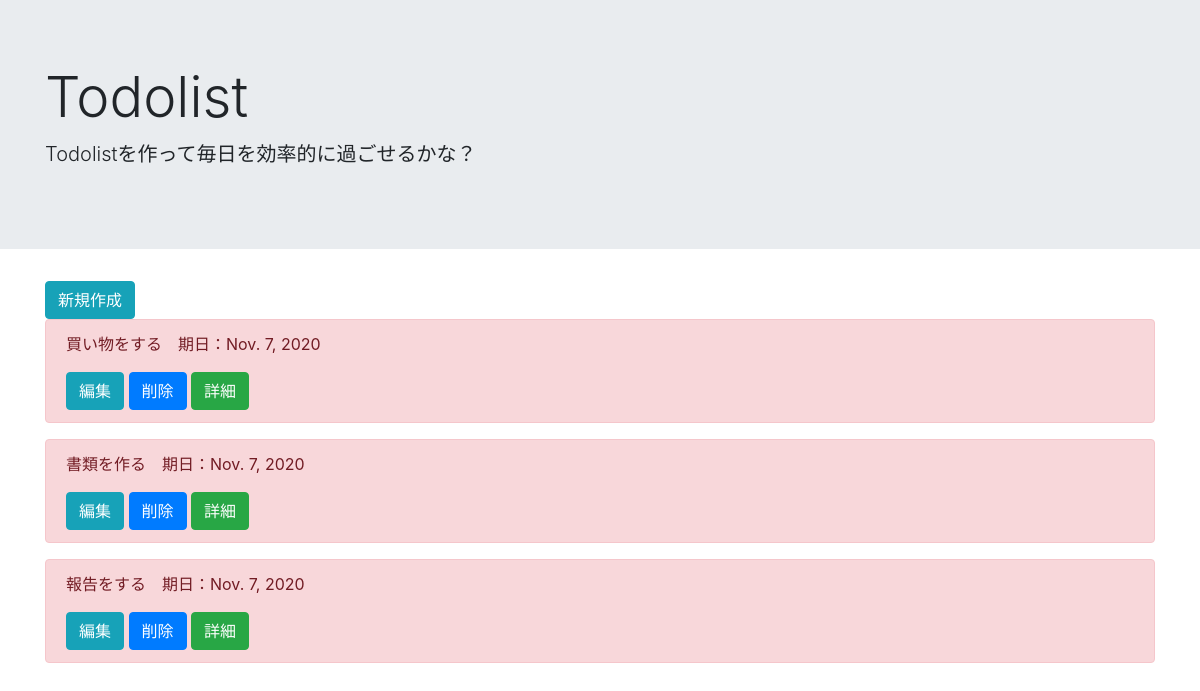
The page /list/ on the database as committed earlier.
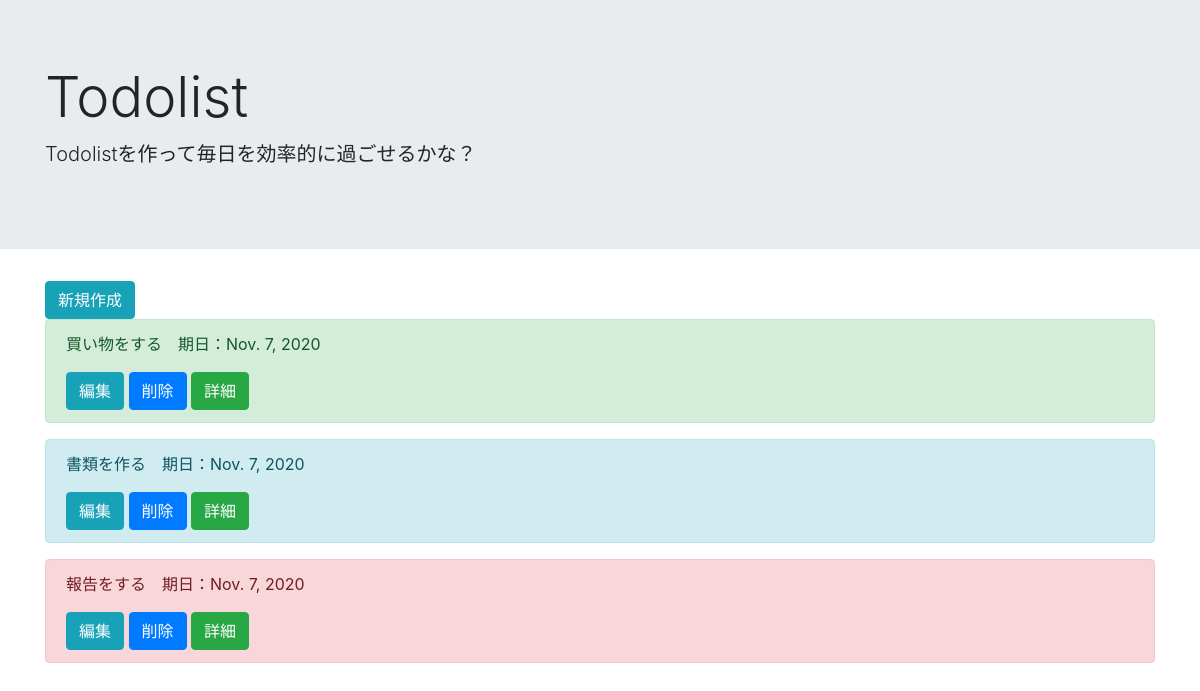
The same page on the database as committed later.
### todo/models.py (models this page shows, shortened)
class TodoModel(models.Model):
    title = models.CharField(max_length = 100)
    memo = models.TextField()
    priority = models.CharField(
        max_length = 50,
        choices = PRIORITY
    )
    duedate = models.DateField()

### todo/views.py (the view)
# urls.py: path('list/', TodoList.as_view(), name = 'list'),
class TodoList(ListView):
    template_name = 'list.html'
    model = TodoModel

### templates/list.html
{% extends 'base.html' %}
{% block header %}
    <div class="jumbotron jumbotron-fluid">
        <div class="container">
            <h1 class="display-4">Todolist</h1>
            <p class="lead">Todolistを作って毎日を効率的に過ごせるかな？</p>
        </div>
    </div>
{% endblock %}
{% block content %}
<div class = 'container'>
    <a href="{% url 'create' %}" class="btn btn-info" tabindex="-1" role="button" aria-disabled="true">新規作成</a>
    {% for item in object_list %}
        <div class="alert alert-{{ item.priority }}" role="alert">
            <p>{{item.title}}　期日：{{item.duedate}}</p>
            <a href="{% url 'update' item.pk %}" class="btn btn-info" tabindex="-1" role="button" aria-disabled="true">編集</a>
            <a href="{% url 'delete' item.pk %}" class="btn btn-primary" tabindex="-1" role="button" aria-disabled="true">削除</a>
            <a href="{% url 'detail' item.pk %}" class="btn btn-success" tabindex="-1" role="button" aria-disabled="true">詳細</a>
        </div>
    {% endfor %}
</div>
{% endblock content %}

Rows that differ between the two databases and show on the page:
changed TodoModel "買い物をする": priority "danger" → "success" (drawn)
changed TodoModel "書類を作る": priority "danger" → "info" (drawn)
